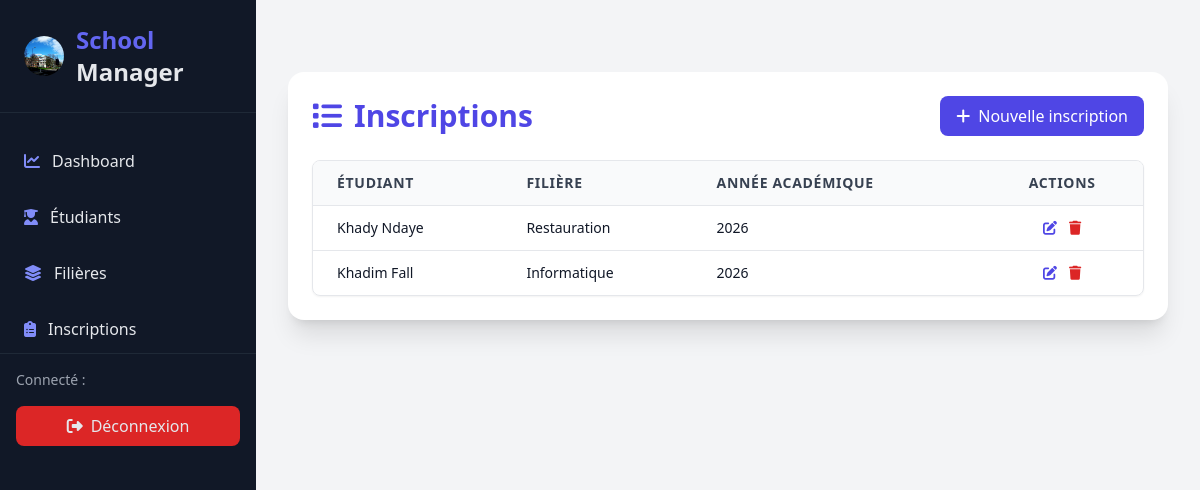
/inscriptions/, run on an earlier commit of the app's database.
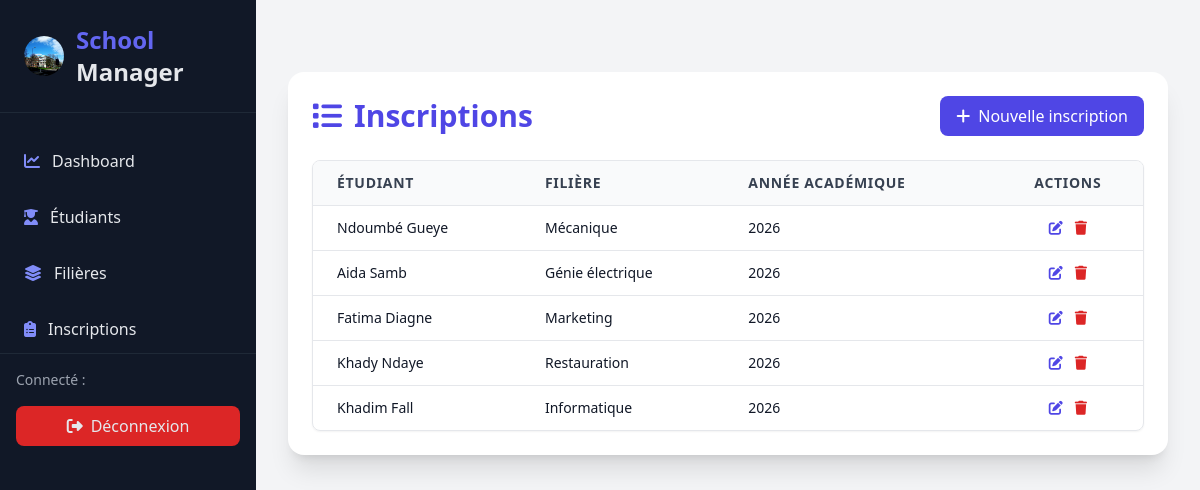
And on a later commit of the database.
### main/models.py (models this page shows, shortened)
class Inscription(models.Model):
    etudiant = models.ForeignKey(Etudiant, on_delete=models.CASCADE)
    filiere = models.ForeignKey(Filiere, on_delete=models.CASCADE)
    date_inscription = models.DateField(auto_now_add=True)
    annee_academique = models.CharField(max_length=9, help_text="Format: YYYY-YYYY")

class Etudiant(models.Model):
    nom = models.CharField(max_length=100)
    prenom = models.CharField(max_length=100)
    date_naissance = models.DateField()
    email = models.EmailField(unique=True)
    telephone = models.CharField(max_length=15, blank=True, null=True)
    date_creation = models.DateTimeField(auto_now_add=True)
    def __str__(self):
        return f"{self.prenom} {self.nom}"

class Filiere(models.Model):
    nom = models.CharField(max_length=100)
    description = models.TextField(blank=True, null=True)
    code = models.CharField(max_length=10, unique=True)
    description = models.TextField(blank=True, null=True)
    duree = models.IntegerField(help_text="Durée en années")
    def __str__(self):
        return self.nom

### main/views.py (the view)
# urls.py: path('inscriptions/', views.InscriptionListView.as_view(), name='inscription_list'),
class InscriptionListView(ListView):
    model = Inscription
    template_name = "main/inscription_list.html"
    context_object_name = "inscriptions"
    paginate_by = 10
    def get_queryset(self):
        return Inscription.objects.select_related("etudiant", "filiere").order_by("-date_inscription")

### main/templates/main/inscription_list.html (shortened to what this page needs)
{% extends "main/base.html" %}
{% block content %}
<div class="max-w-6xl mx-auto mt-10 p-6 bg-white text-gray-900 rounded-2xl shadow-xl">
  <div class="flex flex-col sm:flex-row justify-between items-center mb-6 gap-4">
    <h1 class="text-3xl font-extrabold text-indigo-600 flex items-center gap-3">
      <i class="fas fa-list"></i>
      Inscriptions
    </h1>
    <a href="{% url 'inscription_add' %}"
       class="px-4 py-2 bg-indigo-600 rounded-lg hover:bg-indigo-700 transition flex items-center gap-2 text-white">
      <i class="fas fa-plus"></i> Nouvelle inscription
    </a>
  </div>
  <div class="overflow-x-auto rounded-lg border border-gray-200 shadow-sm">
    <table class="min-w-full divide-y divide-gray-200 text-sm">
      <thead class="bg-gray-50 text-gray-700">
        <tr>
          <th class="px-6 py-3 text-left font-semibold uppercase tracking-wider">Étudiant</th>
          <th class="px-6 py-3 text-left font-semibold uppercase tracking-wider">Filière</th>
          <th class="px-6 py-3 text-left font-semibold uppercase tracking-wider">Année académique</th>
          <th class="px-6 py-3 text-center font-semibold uppercase tracking-wider">Actions</th>
        </tr>
      </thead>
      <tbody class="divide-y divide-gray-200">
        {% for inscription in object_list %}
        <tr class="hover:bg-gray-100 transition">
          <td class="px-6 py-3">{{ inscription.etudiant }}</td>
          <td class="px-6 py-3">{{ inscription.filiere }}</td>
          <td class="px-6 py-3">{{ inscription.annee_academique }}</td>
          <td class="px-6 py-3 text-center flex justify-center gap-3">
            <a href="{% url 'inscription_edit' inscription.id %}"
               class="text-indigo-600 hover:text-indigo-500 transition">
              <i class="fas fa-edit"></i>
            </a>
            <a href="{% url 'inscription_delete' inscription.id %}"
               class="text-red-600 hover:text-red-500 transition">
              <i class="fas fa-trash"></i>
            </a>
          </td>
        </tr>
        {% empty %}
        <tr>
          <td colspan="4" class="px-6 py-6 text-center text-gray-400">
            Aucune inscription trouvée
          </td>
        </tr>
        {% endfor %}
      </tbody>
    </table>
  </div>
</div>
{% endblock %}

What changed in the data, as far as the page shows it:
added Inscription: etudiant "Ndoumbé Gueye", filiere "Mécanique", annee_academique "2026"
added Inscription: etudiant "Aida Samb", filiere "Génie électrique", annee_academique "2026"
added Inscription: etudiant "Fatima Diagne", filiere "Marketing", annee_academique "2026"
